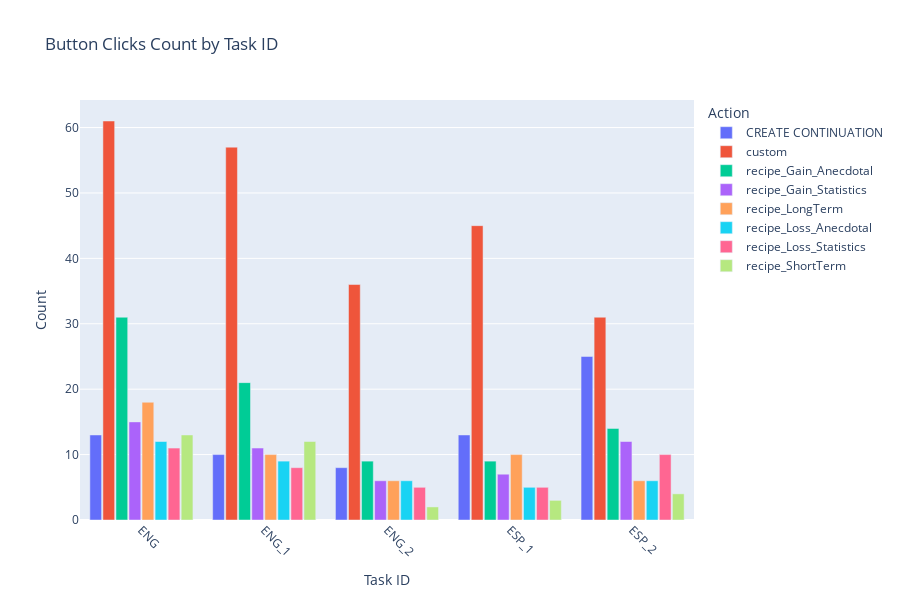

Source (notebook cell):
### Code cell
import plotly.express as px
import pandas as pd

# Assuming grouped_button_clicks_df is already defined and contains 'task_id', 'count', and 'filtered_action' columns

# Create the bar plot using Plotly
fig = px.bar(
    button_clicks_final_count, 
    x='task_id', 
    y='count', 
    color='filtered_action',
    hover_data={'filtered_action': True, 'count': True, 'filtered_action': True},
    labels={'task_id': 'Task ID', 'count': 'Count', 'filtered_action': 'Action'},
    title='Button Clicks Count by Task ID'
)

# Customize the layout
fig.update_layout(
    xaxis_title='Task ID',
    yaxis_title='Count',
    legend_title='Action',
    barmode='group',
    bargap=0.15,
    bargroupgap=0.1,
    width=900,
    height=600
)

# Rotate x-axis labels
fig.update_xaxes(tickangle=45)

# Show the plot
fig.show()

### Figure 1 — Plotly figure (JSON) as saved in the notebook; plotly's stock layout.template omitted (floating-point values rounded to 4 significant figures)
{"data": [{"alignmentgroup": "True", "customdata": [["CREATE CONTINUATION"], ["CREATE CONTINUATION"], ["CREATE CONTINUATION"], ["CREATE CONTINUATION"], ["CREATE CONTINUATION"]], "hovertemplate": "Action=%{customdata[0]}<br>Task ID=%{x}<br>Count=%{y}<extra></extra>", "legendgroup": "CREATE CONTINUATION", "marker": {"color": "#636efa", "pattern": {"shape": ""}}, "name": "CREATE CONTINUATION", "offsetgroup": "CREATE CONTINUATION", "orientation": "v", "showlegend": true, "textposition": "auto", "type": "bar", "x": ["ENG", "ENG_1", "ENG_2", "ESP_1", "ESP_2"], "xaxis": "x", "y": [13, 10, 8, 13, 25], "yaxis": "y"}, {"alignmentgroup": "True", "customdata": [["custom"], ["custom"], ["custom"], ["custom"], ["custom"]], "hovertemplate": "Action=%{customdata[0]}<br>Task ID=%{x}<br>Count=%{y}<extra></extra>", "legendgroup": "custom", "marker": {"color": "#EF553B", "pattern": {"shape": ""}}, "name": "custom", "offsetgroup": "custom", "orientation": "v", "showlegend": true, "textposition": "auto", "type": "bar", "x": ["ENG", "ENG_1", "ENG_2", "ESP_1", "ESP_2"], "xaxis": "x", "y": [61, 57, 36, 45, 31], "yaxis": "y"}, {"alignmentgroup": "True", "customdata": [["recipe_Gain_Anecdotal"], ["recipe_Gain_Anecdotal"], ["recipe_Gain_Anecdotal"], ["recipe_Gain_Anecdotal"], ["recipe_Gain_Anecdotal"]], "hovertemplate": "Action=%{customdata[0]}<br>Task ID=%{x}<br>Count=%{y}<extra></extra>", "legendgroup": "recipe_Gain_Anecdotal", "marker": {"color": "#00cc96", "pattern": {"shape": ""}}, "name": "recipe_Gain_Anecdotal", "offsetgroup": "recipe_Gain_Anecdotal", "orientation": "v", "showlegend": true, "textposition": "auto", "type": "bar", "x": ["ENG", "ENG_1", "ENG_2", "ESP_1", "ESP_2"], "xaxis": "x", "y": [31, 21, 9, 9, 14], "yaxis": "y"}, {"alignmentgroup": "True", "customdata": [["recipe_Gain_Statistics"], ["recipe_Gain_Statistics"], ["recipe_Gain_Statistics"], ["recipe_Gain_Statistics"], ["recipe_Gain_Statistics"]], "hovertemplate": "Action=%{customdata[0]}<br>Task ID=%{x}<br>Count=%{y}<extra></extra>", "legendgroup": "recipe_Gain_Statistics", "marker": {"color": "#ab63fa", "pattern": {"shape": ""}}, "name": "recipe_Gain_Statistics", "offsetgroup": "recipe_Gain_Statistics", "orientation": "v", "showlegend": true, "textposition": "auto", "type": "bar", "x": ["ENG", "ENG_1", "ENG_2", "ESP_1", "ESP_2"], "xaxis": "x", "y": [15, 11, 6, 7, 12], "yaxis": "y"}, {"alignmentgroup": "True", "customdata": [["recipe_LongTerm"], ["recipe_LongTerm"], ["recipe_LongTerm"], ["recipe_LongTerm"], ["recipe_LongTerm"]], "hovertemplate": "Action=%{customdata[0]}<br>Task ID=%{x}<br>Count=%{y}<extra></extra>", "legendgroup": "recipe_LongTerm", "marker": {"color": "#FFA15A", "pattern": {"shape": ""}}, "name": "recipe_LongTerm", "offsetgroup": "recipe_LongTerm", "orientation": "v", "showlegend": true, "textposition": "auto", "type": "bar", "x": ["ENG", "ENG_1", "ENG_2", "ESP_1", "ESP_2"], "xaxis": "x", "y": [18, 10, 6, 10, 6], "yaxis": "y"}, {"alignmentgroup": "True", "customdata": [["recipe_Loss_Anecdotal"], ["recipe_Loss_Anecdotal"], ["recipe_Loss_Anecdotal"], ["recipe_Loss_Anecdotal"], ["recipe_Loss_Anecdotal"]], "hovertemplate": "Action=%{customdata[0]}<br>Task ID=%{x}<br>Count=%{y}<extra></extra>", "legendgroup": "recipe_Loss_Anecdotal", "marker": {"color": "#19d3f3", "pattern": {"shape": ""}}, "name": "recipe_Loss_Anecdotal", "offsetgroup": "recipe_Loss_Anecdotal", "orientation": "v", "showlegend": true, "textposition": "auto", "type": "bar", "x": ["ENG", "ENG_1", "ENG_2", "ESP_1", "ESP_2"], "xaxis": "x", "y": [12, 9, 6, 5, 6], "yaxis": "y"}, {"alignmentgroup": "True", "customdata": [["recipe_Loss_Statistics"], ["recipe_Loss_Statistics"], ["recipe_Loss_Statistics"], ["recipe_Loss_Statistics"], ["recipe_Loss_Statistics"]], "hovertemplate": "Action=%{customdata[0]}<br>Task ID=%{x}<br>Count=%{y}<extra></extra>", "legendgroup": "recipe_Loss_Statistics", "marker": {"color": "#FF6692", "pattern": {"shape": ""}}, "name": "recipe_Loss_Statistics", "offsetgroup": "recipe_Loss_Statistics", "orientation": "v", "showlegend": true, "textposition": "auto", "type": "bar", "x": ["ENG", "ENG_1", "ENG_2", "ESP_1", "ESP_2"], "xaxis": "x", "y": [11, 8, 5, 5, 10], "yaxis": "y"}, {"alignmentgroup": "True", "customdata": [["recipe_ShortTerm"], ["recipe_ShortTerm"], ["recipe_ShortTerm"], ["recipe_ShortTerm"], ["recipe_ShortTerm"]], "hovertemplate": "Action=%{customdata[0]}<br>Task ID=%{x}<br>Count=%{y}<extra></extra>", "legendgroup": "recipe_ShortTerm", "marker": {"color": "#B6E880", "pattern": {"shape": ""}}, "name": "recipe_ShortTerm", "offsetgroup": "recipe_ShortTerm", "orientation": "v", "showlegend": true, "textposition": "auto", "type": "bar", "x": ["ENG", "ENG_1", "ENG_2", "ESP_1", "ESP_2"], "xaxis": "x", "y": [13, 12, 2, 3, 4], "yaxis": "y"}], "layout": {"bargap": 0.15, "bargroupgap": 0.1, "barmode": "group", "height": 600, "legend": {"title": {"text": "Action"}, "tracegroupgap": 0}, "title": {"text": "Button Clicks Count by Task ID"}, "width": 900, "xaxis": {"anchor": "y", "domain": [0, 1], "tickangle": 45, "title": {"text": "Task ID"}}, "yaxis": {"anchor": "x", "domain": [0, 1], "title": {"text": "Count"}}}}
